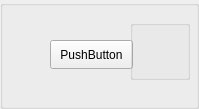
       <widget class="QGroupBox" name="groupBox_p116">
        <property name="minimumSize">
         <size>
          <width>170</width>
          <height>100</height>
         </size>
        </property>
        <property name="title">
         <string/>
        </property>
        <widget class="QPushButton" name="pushButton_p116">
         <property name="geometry">
          <rect>
           <x>50</x>
           <y>40</y>
           <width>83</width>
           <height>29</height>
          </rect>
         </property>
         <property name="text">
          <string>PushButton</string>
         </property>
        </widget>
        <widget class="QGroupBox" name="groupBox_p116info">
         <property name="geometry">
          <rect>
           <x>130</x>
           <y>20</y>
           <width>60</width>
           <height>60</height>
          </rect>
         </property>
         <property name="title">
          <string/>
         </property>
         <widget class="QLabel" name="label_p116attack">
          <property name="geometry">
           <rect>
            <x>0</x>
            <y>0</y>
            <width>30</width>
            <height>30</height>
           </rect>
          </property>
          <property name="text">
           <string/>
          </property>
         </widget>
         <widget class="QLabel" name="label_p116hp">
          <property name="geometry">
           <rect>
            <x>30</x>
            <y>0</y>
            <width>30</width>
            <height>30</height>
           </rect>
          </property>
          <property name="text">
           <string/>
          </property>
         </widget>
         <widget class="QLabel" name="label_p116mobility">
          <property name="geometry">
           <rect>
            <x>0</x>
            <y>30</y>
            <width>30</width>
            <height>30</height>
           </rect>
          </property>
          <property name="text">
           <string/>
          </property>
         </widget>
         <widget class="QLabel" name="label_p116range">
          <property name="geometry">
           <rect>
            <x>30</x>
            <y>30</y>
            <width>30</width>
            <height>30</height>
           </rect>
          </property>
          <property name="text">
           <string/>
          </property>
         </widget>
        </widget>
        <widget class="QLabel" name="label_p116type">
         <property name="geometry">
          <rect>
           <x>40</x>
           <y>70</y>
           <width>30</width>
           <height>30</height>
          </rect>
         </property>
         <property name="styleSheet">
          <string notr="true"/>
         </property>
         <property name="text">
          <string/>
         </property>
        </widget>
       </widget>
